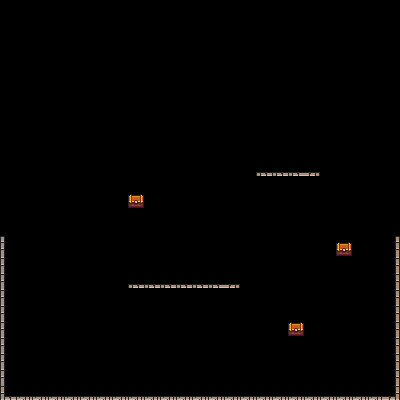

This game map was drawn from its Tiled (.tmx) file and the tilesets committed beside it. A one-line description and the full map source follow:
An orthogonal 25x25 tile map with 16x16 px tiles, 1 tile layer (mywalls).

<map version="1.5" tiledversion="1.7.2" orientation="orthogonal" renderorder="right-down" width="25" height="25" tilewidth="16" tileheight="16" infinite="0" nextlayerid="2" nextobjectid="1">
 <editorsettings>
  <export target="../tilemaps/midungeon.json" format="json" />
 </editorsettings>
 <tileset firstgid="1" name="dungeon" tilewidth="16" tileheight="16" tilecount="160" columns="10">
  <image source="../tilemaps/dungeon_tiles.png" width="160" height="256" />
  <tile id="1">
   <properties>
    <property name="collides" type="bool" value="true" />
   </properties>
  </tile>
  <tile id="2">
   <properties>
    <property name="collides" type="bool" value="true" />
   </properties>
  </tile>
  <tile id="3">
   <properties>
    <property name="collides" type="bool" value="true" />
   </properties>
  </tile>
  <tile id="4">
   <properties>
    <property name="collides" type="bool" value="true" />
   </properties>
  </tile>
  <tile id="5">
   <properties>
    <property name="collides" type="bool" value="true" />
   </properties>
  </tile>
  <tile id="6">
   <properties>
    <property name="collides" type="bool" value="true" />
   </properties>
  </tile>
  <tile id="7">
   <properties>
    <property name="collides" type="bool" value="false" />
   </properties>
  </tile>
  <tile id="8">
   <properties>
    <property name="collides" type="bool" value="false" />
   </properties>
  </tile>
  <tile id="11">
   <properties>
    <property name="collides" type="bool" value="false" />
   </properties>
  </tile>
  <tile id="12">
   <properties>
    <property name="collides" type="bool" value="false" />
   </properties>
  </tile>
  <tile id="13">
   <properties>
    <property name="collides" type="bool" value="false" />
   </properties>
  </tile>
  <tile id="14">
   <properties>
    <property name="collides" type="bool" value="false" />
   </properties>
  </tile>
  <tile id="15">
   <properties>
    <property name="collides" type="bool" value="false" />
   </properties>
  </tile>
  <tile id="16">
   <properties>
    <property name="collides" type="bool" value="false" />
   </properties>
  </tile>
  <tile id="17">
   <properties>
    <property name="collides" type="bool" value="false" />
   </properties>
  </tile>
  <tile id="18">
   <properties>
    <property name="collides" type="bool" value="false" />
   </properties>
  </tile>
  <tile id="21">
   <properties>
    <property name="collides" type="bool" value="false" />
   </properties>
  </tile>
  <tile id="22">
   <properties>
    <property name="collides" type="bool" value="false" />
   </properties>
  </tile>
  <tile id="23">
   <properties>
    <property name="collides" type="bool" value="false" />
   </properties>
  </tile>
  <tile id="24">
   <properties>
    <property name="collides" type="bool" value="false" />
   </properties>
  </tile>
  <tile id="25">
   <properties>
    <property name="collides" type="bool" value="false" />
   </properties>
  </tile>
  <tile id="26">
   <properties>
    <property name="collides" type="bool" value="false" />
   </properties>
  </tile>
  <tile id="27">
   <properties>
    <property name="collides" type="bool" value="false" />
   </properties>
  </tile>
  <tile id="28">
   <properties>
    <property name="collides" type="bool" value="false" />
   </properties>
  </tile>
  <tile id="31">
   <properties>
    <property name="collides" type="bool" value="false" />
   </properties>
  </tile>
  <tile id="32">
   <properties>
    <property name="collides" type="bool" value="false" />
   </properties>
  </tile>
  <tile id="33">
   <properties>
    <property name="collides" type="bool" value="false" />
   </properties>
  </tile>
  <tile id="34">
   <properties>
    <property name="collides" type="bool" value="false" />
   </properties>
  </tile>
  <tile id="35">
   <properties>
    <property name="collides" type="bool" value="false" />
   </properties>
  </tile>
  <tile id="36">
   <properties>
    <property name="collides" type="bool" value="false" />
   </properties>
  </tile>
  <tile id="37">
   <properties>
    <property name="collides" type="bool" value="false" />
   </properties>
  </tile>
  <tile id="38">
   <properties>
    <property name="collides" type="bool" value="false" />
   </properties>
  </tile>
  <tile id="41">
   <properties>
    <property name="collides" type="bool" value="false" />
   </properties>
  </tile>
  <tile id="42">
   <properties>
    <property name="collides" type="bool" value="false" />
   </properties>
  </tile>
  <tile id="43">
   <properties>
    <property name="collides" type="bool" value="false" />
   </properties>
  </tile>
  <tile id="44">
   <properties>
    <property name="collides" type="bool" value="false" />
   </properties>
  </tile>
  <tile id="45">
   <properties>
    <property name="collides" type="bool" value="false" />
   </properties>
  </tile>
  <tile id="46">
   <properties>
    <property name="collides" type="bool" value="false" />
   </properties>
  </tile>
  <tile id="47">
   <properties>
    <property name="collides" type="bool" value="false" />
   </properties>
  </tile>
  <tile id="48">
   <properties>
    <property name="collides" type="bool" value="false" />
   </properties>
  </tile>
  <tile id="51">
   <properties>
    <property name="collides" type="bool" value="false" />
   </properties>
  </tile>
  <tile id="52">
   <properties>
    <property name="collides" type="bool" value="false" />
   </properties>
  </tile>
  <tile id="53">
   <properties>
    <property name="collides" type="bool" value="false" />
   </properties>
  </tile>
  <tile id="54">
   <properties>
    <property name="collides" type="bool" value="false" />
   </properties>
  </tile>
  <tile id="55">
   <properties>
    <property name="collides" type="bool" value="false" />
   </properties>
  </tile>
  <tile id="56">
   <properties>
    <property name="collides" type="bool" value="false" />
   </properties>
  </tile>
  <tile id="57">
   <properties>
    <property name="collides" type="bool" value="false" />
   </properties>
  </tile>
  <tile id="58">
   <properties>
    <property name="collides" type="bool" value="false" />
   </properties>
  </tile>
  <tile id="61">
   <properties>
    <property name="collides" type="bool" value="false" />
   </properties>
  </tile>
  <tile id="62">
   <properties>
    <property name="collides" type="bool" value="false" />
   </properties>
  </tile>
  <tile id="63">
   <properties>
    <property name="collides" type="bool" value="false" />
   </properties>
  </tile>
  <tile id="64">
   <properties>
    <property name="collides" type="bool" value="false" />
   </properties>
  </tile>
  <tile id="65">
   <properties>
    <property name="collides" type="bool" value="false" />
   </properties>
  </tile>
  <tile id="66">
   <properties>
    <property name="collides" type="bool" value="false" />
   </properties>
  </tile>
  <tile id="67">
   <properties>
    <property name="collides" type="bool" value="false" />
   </properties>
  </tile>
  <tile id="68">
   <properties>
    <property name="collides" type="bool" value="false" />
   </properties>
  </tile>
  <tile id="70">
   <properties>
    <property name="collides" type="bool" value="true" />
   </properties>
  </tile>
  <tile id="71">
   <properties>
    <property name="collides" type="bool" value="true" />
   </properties>
  </tile>
  <tile id="72">
   <properties>
    <property name="collides" type="bool" value="true" />
   </properties>
  </tile>
  <tile id="73">
   <properties>
    <property name="collides" type="bool" value="true" />
   </properties>
  </tile>
  <tile id="74">
   <properties>
    <property name="collides" type="bool" value="true" />
   </properties>
  </tile>
  <tile id="75">
   <properties>
    <property name="collides" type="bool" value="true" />
   </properties>
  </tile>
  <tile id="76">
   <properties>
    <property name="collides" type="bool" value="false" />
   </properties>
  </tile>
  <tile id="77">
   <properties>
    <property name="collides" type="bool" value="false" />
   </properties>
  </tile>
  <tile id="78">
   <properties>
    <property name="collides" type="bool" value="false" />
   </properties>
  </tile>
  <tile id="80">
   <properties>
    <property name="collides" type="bool" value="true" />
   </properties>
  </tile>
  <tile id="81">
   <properties>
    <property name="collides" type="bool" value="true" />
   </properties>
  </tile>
  <tile id="82">
   <properties>
    <property name="collides" type="bool" value="true" />
   </properties>
  </tile>
  <tile id="83">
   <properties>
    <property name="collides" type="bool" value="true" />
   </properties>
  </tile>
  <tile id="84">
   <properties>
    <property name="collides" type="bool" value="true" />
   </properties>
  </tile>
  <tile id="85">
   <properties>
    <property name="collides" type="bool" value="true" />
   </properties>
  </tile>
  <tile id="86">
   <properties>
    <property name="collides" type="bool" value="false" />
   </properties>
  </tile>
  <tile id="87">
   <properties>
    <property name="collides" type="bool" value="false" />
   </properties>
  </tile>
  <tile id="88">
   <properties>
    <property name="collides" type="bool" value="false" />
   </properties>
  </tile>
  <tile id="90">
   <properties>
    <property name="collides" type="bool" value="true" />
   </properties>
  </tile>
  <tile id="91">
   <properties>
    <property name="collides" type="bool" value="true" />
   </properties>
  </tile>
  <tile id="92">
   <properties>
    <property name="collides" type="bool" value="true" />
   </properties>
  </tile>
  <tile id="93">
   <properties>
    <property name="collides" type="bool" value="true" />
   </properties>
  </tile>
  <tile id="94">
   <properties>
    <property name="collides" type="bool" value="true" />
   </properties>
  </tile>
  <tile id="95">
   <properties>
    <property name="collides" type="bool" value="true" />
   </properties>
  </tile>
  <tile id="96">
   <properties>
    <property name="collides" type="bool" value="false" />
   </properties>
  </tile>
  <tile id="97">
   <properties>
    <property name="collides" type="bool" value="false" />
   </properties>
  </tile>
  <tile id="98">
   <properties>
    <property name="collides" type="bool" value="false" />
   </properties>
  </tile>
  <tile id="101">
   <properties>
    <property name="collides" type="bool" value="false" />
   </properties>
  </tile>
  <tile id="102">
   <properties>
    <property name="collides" type="bool" value="false" />
   </properties>
  </tile>
  <tile id="103">
   <properties>
    <property name="collides" type="bool" value="false" />
   </properties>
  </tile>
  <tile id="104">
   <properties>
    <property name="collides" type="bool" value="false" />
   </properties>
  </tile>
  <tile id="105">
   <properties>
    <property name="collides" type="bool" value="false" />
   </properties>
  </tile>
  <tile id="106">
   <properties>
    <property name="collides" type="bool" value="false" />
   </properties>
  </tile>
  <tile id="107">
   <properties>
    <property name="collides" type="bool" value="false" />
   </properties>
  </tile>
  <tile id="108">
   <properties>
    <property name="collides" type="bool" value="false" />
   </properties>
  </tile>
  <tile id="111">
   <properties>
    <property name="collides" type="bool" value="false" />
   </properties>
  </tile>
  <tile id="112">
   <properties>
    <property name="collides" type="bool" value="false" />
   </properties>
  </tile>
  <tile id="113">
   <properties>
    <property name="collides" type="bool" value="false" />
   </properties>
  </tile>
  <tile id="114">
   <properties>
    <property name="collides" type="bool" value="false" />
   </properties>
  </tile>
  <tile id="115">
   <properties>
    <property name="collides" type="bool" value="false" />
   </properties>
  </tile>
  <tile id="116">
   <properties>
    <property name="collides" type="bool" value="false" />
   </properties>
  </tile>
  <tile id="117">
   <properties>
    <property name="collides" type="bool" value="false" />
   </properties>
  </tile>
  <tile id="118">
   <properties>
    <property name="collides" type="bool" value="false" />
   </properties>
  </tile>
  <tile id="121">
   <properties>
    <property name="collides" type="bool" value="false" />
   </properties>
  </tile>
  <tile id="122">
   <properties>
    <property name="collides" type="bool" value="false" />
   </properties>
  </tile>
  <tile id="123">
   <properties>
    <property name="collides" type="bool" value="false" />
   </properties>
  </tile>
  <tile id="124">
   <properties>
    <property name="collides" type="bool" value="false" />
   </properties>
  </tile>
  <tile id="125">
   <properties>
    <property name="collides" type="bool" value="false" />
   </properties>
  </tile>
  <tile id="126">
   <properties>
    <property name="collides" type="bool" value="false" />
   </properties>
  </tile>
  <tile id="127">
   <properties>
    <property name="collides" type="bool" value="false" />
   </properties>
  </tile>
  <tile id="128">
   <properties>
    <property name="collides" type="bool" value="false" />
   </properties>
  </tile>
  <tile id="131">
   <properties>
    <property name="collides" type="bool" value="false" />
   </properties>
  </tile>
  <tile id="132">
   <properties>
    <property name="collides" type="bool" value="false" />
   </properties>
  </tile>
  <tile id="133">
   <properties>
    <property name="collides" type="bool" value="false" />
   </properties>
  </tile>
  <tile id="134">
   <properties>
    <property name="collides" type="bool" value="false" />
   </properties>
  </tile>
  <tile id="135">
   <properties>
    <property name="collides" type="bool" value="false" />
   </properties>
  </tile>
  <tile id="136">
   <properties>
    <property name="collides" type="bool" value="false" />
   </properties>
  </tile>
  <tile id="137">
   <properties>
    <property name="collides" type="bool" value="false" />
   </properties>
  </tile>
  <tile id="138">
   <properties>
    <property name="collides" type="bool" value="false" />
   </properties>
  </tile>
  <tile id="141">
   <properties>
    <property name="collides" type="bool" value="false" />
   </properties>
  </tile>
  <tile id="142">
   <properties>
    <property name="collides" type="bool" value="false" />
   </properties>
  </tile>
  <tile id="143">
   <properties>
    <property name="collides" type="bool" value="false" />
   </properties>
  </tile>
  <tile id="144">
   <properties>
    <property name="collides" type="bool" value="false" />
   </properties>
  </tile>
  <tile id="145">
   <properties>
    <property name="collides" type="bool" value="false" />
   </properties>
  </tile>
  <tile id="146">
   <properties>
    <property name="collides" type="bool" value="false" />
   </properties>
  </tile>
  <tile id="147">
   <properties>
    <property name="collides" type="bool" value="false" />
   </properties>
  </tile>
  <tile id="148">
   <properties>
    <property name="collides" type="bool" value="false" />
   </properties>
  </tile>
 </tileset>
 <layer id="1" name="mywalls" width="25" height="25">
  <data encoding="csv">
0,0,0,0,0,0,0,0,0,0,0,0,0,0,0,0,0,0,0,0,0,0,0,0,0,
0,0,0,0,0,0,0,0,0,0,0,0,0,0,0,0,0,0,0,0,0,0,0,0,0,
0,0,0,0,0,0,0,0,0,0,0,0,0,0,0,0,0,0,0,0,0,0,0,0,0,
0,0,0,0,0,0,0,0,0,0,0,0,0,0,0,0,0,0,0,0,0,0,0,0,0,
0,0,0,0,0,0,0,0,0,0,0,0,0,0,0,0,0,0,0,0,0,0,0,0,0,
0,0,0,0,0,0,0,0,0,0,0,0,0,0,0,0,0,0,0,0,0,0,0,0,0,
0,0,0,0,0,0,0,0,0,0,0,0,0,0,0,0,0,0,0,0,0,0,0,0,0,
0,0,0,0,0,0,0,0,0,0,0,0,0,0,0,0,0,0,0,0,0,0,0,0,0,
0,0,0,0,0,0,0,0,0,0,0,0,0,0,0,0,0,0,0,0,0,0,0,0,0,
0,0,0,0,0,0,0,0,0,0,0,0,0,0,0,0,0,0,0,0,0,0,0,0,0,
0,0,0,0,0,0,0,0,0,0,0,0,0,0,0,0,73,73,73,74,0,0,0,0,0,
0,0,0,0,0,0,0,0,0,0,0,0,0,0,0,0,0,0,0,0,0,0,0,0,0,
0,0,0,0,0,0,0,0,59,0,0,0,0,0,0,0,0,0,0,0,0,0,0,0,0,
0,0,0,0,0,0,0,0,0,0,0,0,0,0,0,0,0,0,0,0,0,0,0,0,0,
72,0,0,0,0,0,0,0,0,0,0,0,0,0,0,0,0,0,0,0,0,0,0,0,71,
82,0,0,0,0,0,0,0,0,0,0,0,0,0,0,0,0,0,0,0,0,59,0,0,81,
82,0,0,0,0,0,0,0,0,0,0,0,0,0,0,0,0,0,0,0,0,0,0,0,81,
82,0,0,0,0,0,0,0,73,73,73,73,73,73,74,0,0,0,0,0,0,0,0,0,81,
82,0,0,0,0,0,0,0,0,0,0,0,0,0,0,0,0,0,0,0,0,0,0,0,81,
82,0,0,0,0,0,0,0,0,0,0,0,0,0,0,0,0,0,0,0,0,0,0,0,81,
82,0,0,0,0,0,0,0,0,0,0,0,0,0,0,0,0,0,59,0,0,0,0,0,81,
82,0,0,0,0,0,0,0,0,0,0,0,0,0,0,0,0,0,0,0,0,0,0,0,81,
82,0,0,0,0,0,0,0,0,0,0,0,0,0,0,0,0,0,0,0,0,0,0,0,81,
82,0,0,0,0,0,0,0,0,0,0,0,0,0,0,0,0,0,0,0,0,0,0,0,81,
93,2,2,2,2,2,2,2,2,2,2,2,2,2,2,2,2,2,2,2,2,2,2,2,94
</data>
 </layer>
</map>
